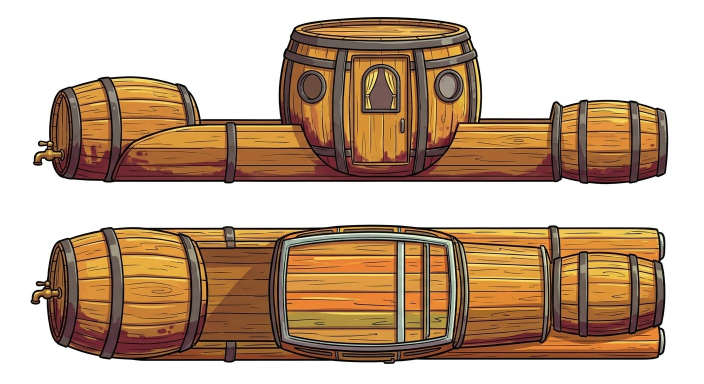
#> input picture klapperkiste/assets/teile/weinfass-roh/weinfass_blatt_original.jpg, 1408 x 768 px (shown at 1/2 size); its folder holds 3 pictures in this run
$ python weinfass_ladeflaeche.py
#> lines starting #> are read from the running program, lines starting #| are printed output that depends on the picture; after the words box and inside, x2 and y2 are one past the last pixel; in counts of white or black regions, pixels touching at a corner belong together
#> in main, original is the input picture: PIL image 1408x768 RGB; mean R, G, B 194.9, 170.2, 147.8
"""Einmalige Bearbeitung: Weinfass-Karosserie, Heckfass liegt auf der Ladefläche.

Im gelieferten Bild steht das hintere Fass neben dem Holzbalken und ragt über
das Heck hinaus. Der Balken wird bis ans Heck verlängert und das Fass auf ihn
gehoben. Der vom Balken verdeckte Teil des Fasses wird aus der gespiegelten
oberen Hälfte ergänzt. In der Draufsicht liegt das Heckfass schon auf der ganzen
Breite. Dort war die Kabine aber ein eckiger Kasten, obwohl sie in der
Seitenansicht ein stehendes Fass ist: Sie wird als runder Fassdeckel von oben
neu gezeichnet (Bretter, Eisenreifen außen).

Aufruf (danach kabine_mitte.py für die Kabine):
  python klapperkiste/tools/einmalig/weinfass_ladeflaeche.py
"""

from __future__ import annotations

import os
import sys

from PIL import Image, ImageChops, ImageDraw

sys.path.insert(0, os.path.join(os.path.dirname(__file__), ".."))
import teilwerk  # noqa: E402

ROH = os.path.join(teilwerk.TEILE_DIR, "weinfass-roh")
WEISS, SCHWARZ = (255, 255, 255), (25, 18, 12)

# Maße im Originalbild (1408 x 768), vermessen
FASS = (50, 140, 425, 366)        # Heckfass samt Zapfhahn (und vorderem Balkenende)
BALKEN_VORNE = [(226, 366), (228, 318), (246, 286), (276, 262), (318, 246), (360, 240),
                (398, 236), (398, 140), (425, 140), (425, 366)]  # Balkenende vor dem Fass und rechts daneben
FASS_RECHTS = 398                 # rechte Kante des Fasses
FASS_MITTE_Y = 256                # waagerechte Mittellinie des Fasses
BALKEN_MUSTER = (480, 232, 552, 366)  # sauberes Balkenstück vor der Kabine
BALKEN_START, BALKEN_ENDE = 96, 472   # neuer Balken von hier bis zum Eisenband
BALKEN_OBEN = 247                 # Oberkante des Balkens
KABINE_OBEN = (537, 452, 937, 721)    # Draufsicht: Kasten der Kabine -> Fassdeckel
PLANKEN = (945, 452, 1075, 722)       # Draufsicht: Planken rechts neben der Kabine
EISEN = (96, 92, 88)
HOLZ, HOLZ_DUNKEL, HOLZ_HELL = (214, 150, 62), (190, 125, 48), (245, 200, 120)


def _maske_fass(feld: Image.Image) -> Image.Image:
    """Alles Nicht-Weiße im Fassrahmen, ohne das vordere Balkenende."""
    grau = ImageChops.difference(feld, Image.new("RGB", feld.size, WEISS)).convert("L")
    maske = grau.point(lambda v: 255 if v > 30 else 0)
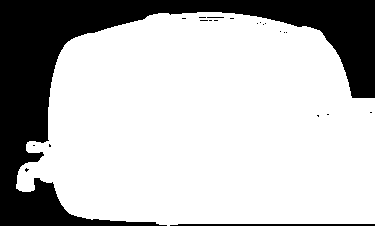
#> maske: PIL image 375x226 L; 74.1% white; 22 black regions (20 under 20 px), largest, box (x1, y1, x2, y2) and area: (0, 0, 375, 226) 21479, (170, 224, 375, 226) 402
    x0, y0 = FASS[:2]
    ImageDraw.Draw(maske).polygon([(x - x0, y - y0) for x, y in BALKEN_VORNE], fill=0)
#> maske: PIL image 375x226 L; 48.5% white; 1 white region, box (x1, y1, x2, y2) and area: (16, 12, 348, 226) 41102
    return maske


def bearbeiten(original: Image.Image) -> Image.Image:
    bild = original.convert("RGB").copy()
    x0, y0, x1, y1 = FASS
    feld = bild.crop(FASS)
    maske = _maske_fass(feld)

    # Verdeckten Teil unten rechts aus der oberen Hälfte spiegeln
    fpx, mpx = feld.load(), maske.load()
    alt_f, alt_m = feld.copy().load(), maske.copy().load()
    balken = Image.new("L", feld.size, 0)
#> balken: PIL image 375x226 L; every value is 0
    ImageDraw.Draw(balken).polygon([(x - x0, y - y0) for x, y in BALKEN_VORNE], fill=255)
#> balken: PIL image 375x226 L; 29.1% white; 1 white region, box (x1, y1, x2, y2) and area: (176, 0, 375, 226) 24703
    bpx = balken.load()
    mitte = FASS_MITTE_Y - y0
    for y in range(1, feld.height):
        sy = 2 * mitte - y
        for x in range(min(feld.width, FASS_RECHTS - x0)):
            if not bpx[x, y] or sy < 0:
                continue
            if y >= mitte and not bpx[x, sy]:
                if alt_m[x, sy]:
                    mpx[x, y] = 255
                    fpx[x, y] = alt_f[x, sy]
            elif mpx[x, y - 1]:
                mpx[x, y] = 255           # Spiegelbild auch verdeckt: von oben fortsetzen
                fpx[x, y] = fpx[x, y - 1]

    # Platz machen, Balken bis ans Heck kacheln
    d = ImageDraw.Draw(bild)
    d.rectangle((x0, y0, BALKEN_ENDE - 1, y1), fill=WEISS)
    muster = bild.crop(BALKEN_MUSTER)
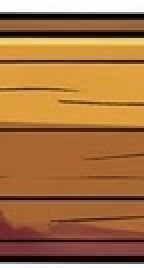
#> muster: PIL image 72x134 RGB (shown 2 times larger); mean R, G, B 165.5, 113.7, 65.3
    x = BALKEN_ENDE - muster.width
#> x = 400
    while x > BALKEN_START - muster.width:
        bild.paste(muster, (x, BALKEN_MUSTER[1]))
        x -= muster.width
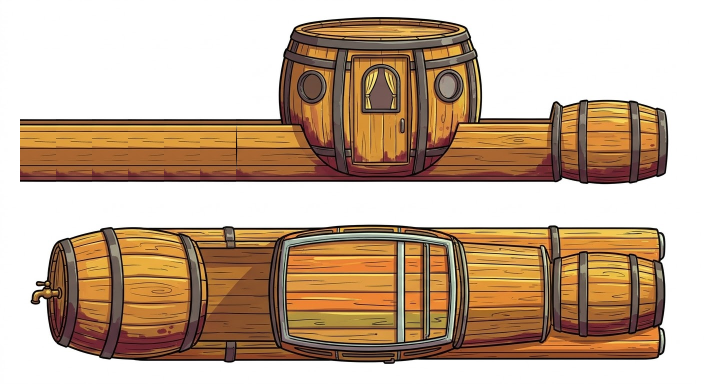
#> bild: PIL image 1408x768 RGB (shown at 1/2 size); mean R, G, B 197.4, 172.9, 150.4
#> after the loop, x = -32
    d.rectangle((0, BALKEN_MUSTER[1], BALKEN_START - 1, y1), fill=WEISS)
    d.line([(BALKEN_START + 2, BALKEN_OBEN), (BALKEN_START + 2, 362)], fill=SCHWARZ, width=5)

    # Fass auf den Balken heben: Unterkante des Fasses auf die Balkenoberkante
    hoch = y1 - 6 - BALKEN_OBEN
    bild.paste(feld, (x0, y0 - hoch), maske)
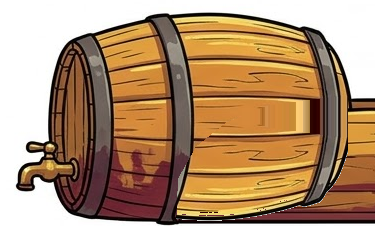
#> feld: PIL image 375x226 RGB; mean R, G, B 175.8, 141.9, 109.1
    _deckel_oben(bild)
    return bild


def _deckel_oben(bild: Image.Image) -> None:
    """Draufsicht: Fasskabine als runder Deckel aus Brettern mit Eisenreifen."""
    k0, k1, k2, k3 = KABINE_OBEN
    flaeche = (k0 - 6, PLANKEN[1], k2 + 6, PLANKEN[3])
    bild.paste(bild.crop(PLANKEN).resize((flaeche[2] - flaeche[0], flaeche[3] - flaeche[1]), Image.LANCZOS),
               flaeche[:2])
    d = ImageDraw.Draw(bild)
    d.ellipse(KABINE_OBEN, fill=EISEN, outline=SCHWARZ, width=5)
    innen = (k0 + 18, k1 + 18, k2 - 18, k3 - 18)
    deckel = Image.new("RGB", (innen[2] - innen[0], innen[3] - innen[1]), HOLZ)
    dd = ImageDraw.Draw(deckel)
    for i, y in enumerate(range(0, deckel.height, 36)):
        if i % 2:
            dd.rectangle((0, y, deckel.width, y + 35), fill=HOLZ_DUNKEL)
        dd.line([(0, y), (deckel.width, y)], fill=SCHWARZ, width=3)
        for j in range(5):  # Maserung
            gx = (i * 97 + j * 71) % (deckel.width - 60)
            gy = y + 10 + (i * 7 + j * 11) % 18
            dd.line([(gx, gy), (gx + 30 + (j * 13) % 30, gy + 1)], fill=(150, 95, 40), width=2)
    rund = Image.new("L", deckel.size, 0)
#> rund: PIL image 364x233 L; every value is 0
    ImageDraw.Draw(rund).ellipse((0, 0, deckel.width - 1, deckel.height - 1), fill=255)
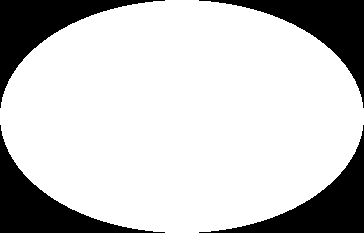
#> rund: PIL image 364x233 L; 78.5% white; 4 black regions, box (x1, y1, x2, y2) and area: (0, 0, 165, 108) 4558, (199, 0, 364, 108) 4558, (0, 125, 165, 233) 4558, (199, 125, 364, 233) 4558
    bild.paste(deckel, innen[:2], rund)
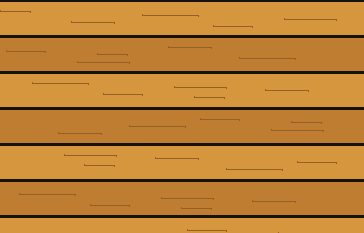
#> deckel: PIL image 364x233 RGB; mean R, G, B 186.7, 127.3, 51.5
    d.ellipse(innen, outline=SCHWARZ, width=4)
    flecken = Image.new("L", deckel.size, 0)  # Weinflecken wie an den anderen Fässern
    fleck = (deckel.width // 2, deckel.height * 2 // 3, deckel.width, deckel.height + 40)
#> fleck = (182, 155, 364, 273)
    ImageDraw.Draw(flecken).ellipse(fleck, fill=90)
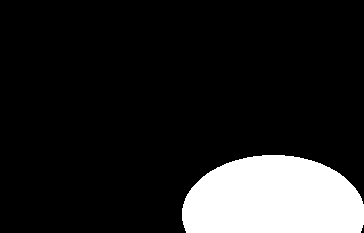
#> flecken: PIL image 364x233 L; values 0 (black) and 90 (white), 14% white; 1 white region, box (x1, y1, x2, y2) and area: (182, 155, 364, 233) 11857
    bild.paste((140, 50, 60), innen[:2], ImageChops.multiply(flecken, rund))
    d.arc((innen[0] + 20, innen[1] + 14, innen[2] - 20, innen[3] - 14), 200, 260, fill=HOLZ_HELL, width=6)
    d.arc((k0 + 6, k1 + 6, k2 - 6, k3 - 6), 200, 250, fill=(170, 165, 160), width=4)  # Glanz auf dem Reifen


def main() -> int:
    original = Image.open(os.path.join(ROH, "weinfass_blatt_original.jpg"))
    ziel = os.path.join(ROH, "weinfass_blatt_fass.png")
    bearbeiten(original).save(ziel)
    print(f"{os.path.relpath(ziel)}: Heckfass liegt auf der Ladefläche, Fassdeckel in der Draufsicht")
    return 0


if __name__ == "__main__":
    sys.exit(main())
#> (the program exits here)
